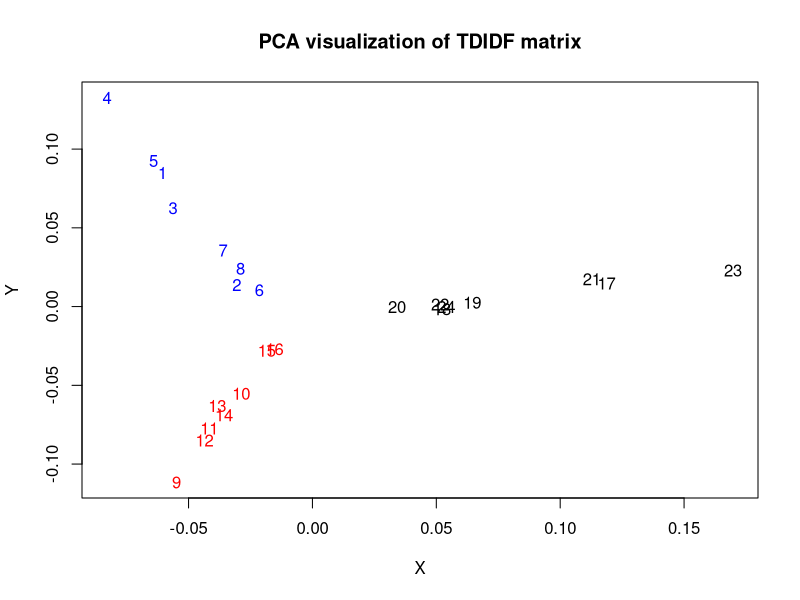

This figure's R source:
df = read.csv("tfidf.txt", header = F)
df <- df[,0:223]
df.pca <- prcomp(df)
df.pc <- predict(df.pca)
plot(df.pc[,c(1,2)], type = "n", xlab = "X", ylab = "Y", main = "PCA visualization of TDIDF matrix")
text(df.pc[,c(1,2)], labels=row.names(df), col=c(rep("blue", 8), rep("red", 8), rep("black",8)))
View(df)